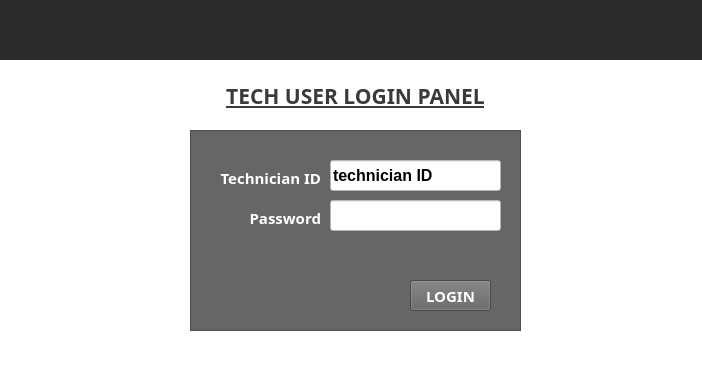
<?xml version="1.0" encoding="UTF-8"?>
<ui version="4.0">
 <class>SignDialog</class>
 <widget class="QWidget" name="SignDialog">
  <property name="geometry">
   <rect>
    <x>0</x>
    <y>0</y>
    <width>702</width>
    <height>373</height>
   </rect>
  </property>
  <property name="windowTitle">
   <string>Tech Shedar Sign</string>
  </property>
  <property name="styleSheet">
   <string>background-color: rgb(255, 255, 255);</string>
  </property>
  <widget class="QLabel" name="label">
   <property name="geometry">
    <rect>
     <x>-30</x>
     <y>0</y>
     <width>761</width>
     <height>60</height>
    </rect>
   </property>
   <property name="styleSheet">
    <string>background-color: rgb(43, 43, 43);</string>
   </property>
   <property name="text">
    <string/>
   </property>
  </widget>
  <widget class="QLabel" name="lblMark">
   <property name="geometry">
    <rect>
     <x>20</x>
     <y>10</y>
     <width>161</width>
     <height>101</height>
    </rect>
   </property>
   <property name="styleSheet">
    <string>background-color: rgba(255, 255, 255, 0);</string>
   </property>
   <property name="text">
    <string/>
   </property>
  </widget>
  <widget class="QLabel" name="label_2">
   <property name="geometry">
    <rect>
     <x>210</x>
     <y>80</y>
     <width>291</width>
     <height>31</height>
    </rect>
   </property>
   <property name="font">
    <font>
     <family>Lucida Sans Unicode</family>
     <pointsize>16</pointsize>
     <weight>75</weight>
     <italic>false</italic>
     <bold>true</bold>
     <underline>true</underline>
     <strikeout>false</strikeout>
    </font>
   </property>
   <property name="autoFillBackground">
    <bool>false</bool>
   </property>
   <property name="styleSheet">
    <string notr="true">color: qlineargradient(spread:pad, x1:0, y1:0, x2:1, y2:0, stop:0 rgba(100,100,100, 255), stop:1 rgba(100, 100, 100, 255));
color: rgb(58, 58, 58);</string>
   </property>
   <property name="frameShadow">
    <enum>QFrame::Plain</enum>
   </property>
   <property name="text">
    <string>TECH USER LOGIN PANEL</string>
   </property>
   <property name="alignment">
    <set>Qt::AlignCenter</set>
   </property>
  </widget>
  <widget class="QFrame" name="frame">
   <property name="geometry">
    <rect>
     <x>190</x>
     <y>130</y>
     <width>331</width>
     <height>201</height>
    </rect>
   </property>
   <property name="styleSheet">
    <string>background-color: rgb(102, 102, 102);</string>
   </property>
   <property name="frameShape">
    <enum>QFrame::StyledPanel</enum>
   </property>
   <property name="frameShadow">
    <enum>QFrame::Raised</enum>
   </property>
   <widget class="QPushButton" name="btnLogin">
    <property name="geometry">
     <rect>
      <x>220</x>
      <y>150</y>
      <width>81</width>
      <height>31</height>
     </rect>
    </property>
    <property name="font">
     <font>
      <family>Lucida Sans Unicode</family>
      <pointsize>11</pointsize>
      <weight>75</weight>
      <bold>true</bold>
     </font>
    </property>
    <property name="styleSheet">
     <string>background-color: rgb(100, 100, 100);
color: rgb(255, 255, 255);
border-color: rgb(255, 255, 255);</string>
    </property>
    <property name="text">
     <string>LOGIN</string>
    </property>
   </widget>
   <widget class="QLineEdit" name="edtUsername">
    <property name="geometry">
     <rect>
      <x>140</x>
      <y>30</y>
      <width>171</width>
      <height>31</height>
     </rect>
    </property>
    <property name="font">
     <font>
      <family>Arial</family>
      <pointsize>12</pointsize>
      <weight>75</weight>
      <bold>true</bold>
     </font>
    </property>
    <property name="styleSheet">
     <string>background-color: rgb(255, 255, 255);</string>
    </property>
    <property name="text">
     <string>technician ID</string>
    </property>
   </widget>
   <widget class="QLabel" name="label_3">
    <property name="geometry">
     <rect>
      <x>10</x>
      <y>40</y>
      <width>121</width>
      <height>16</height>
     </rect>
    </property>
    <property name="font">
     <font>
      <family>Lucida Sans Unicode</family>
      <pointsize>11</pointsize>
      <weight>75</weight>
      <bold>true</bold>
     </font>
    </property>
    <property name="styleSheet">
     <string>color: rgb(255, 255, 255);</string>
    </property>
    <property name="text">
     <string>Technician ID</string>
    </property>
    <property name="alignment">
     <set>Qt::AlignRight|Qt::AlignTrailing|Qt::AlignVCenter</set>
    </property>
   </widget>
   <widget class="QLabel" name="label_4">
    <property name="geometry">
     <rect>
      <x>10</x>
      <y>80</y>
      <width>121</width>
      <height>16</height>
     </rect>
    </property>
    <property name="font">
     <font>
      <family>Lucida Sans Unicode</family>
      <pointsize>11</pointsize>
      <weight>75</weight>
      <bold>true</bold>
     </font>
    </property>
    <property name="styleSheet">
     <string>color: rgb(255, 255, 255);</string>
    </property>
    <property name="text">
     <string>Password</string>
    </property>
    <property name="alignment">
     <set>Qt::AlignRight|Qt::AlignTrailing|Qt::AlignVCenter</set>
    </property>
   </widget>
   <widget class="QLineEdit" name="edtPassword">
    <property name="geometry">
     <rect>
      <x>140</x>
      <y>70</y>
      <width>171</width>
      <height>31</height>
     </rect>
    </property>
    <property name="font">
     <font>
      <family>Arial</family>
      <pointsize>14</pointsize>
     </font>
    </property>
    <property name="styleSheet">
     <string>background-color: rgb(255, 255, 255);</string>
    </property>
    <property name="text">
     <string/>
    </property>
    <property name="echoMode">
     <enum>QLineEdit::Password</enum>
    </property>
   </widget>
  </widget>
 </widget>
 <layoutdefault spacing="6" margin="11"/>
 <resources>
  <include location="TSDClient.qrc"/>
 </resources>
 <connections/>
</ui>
